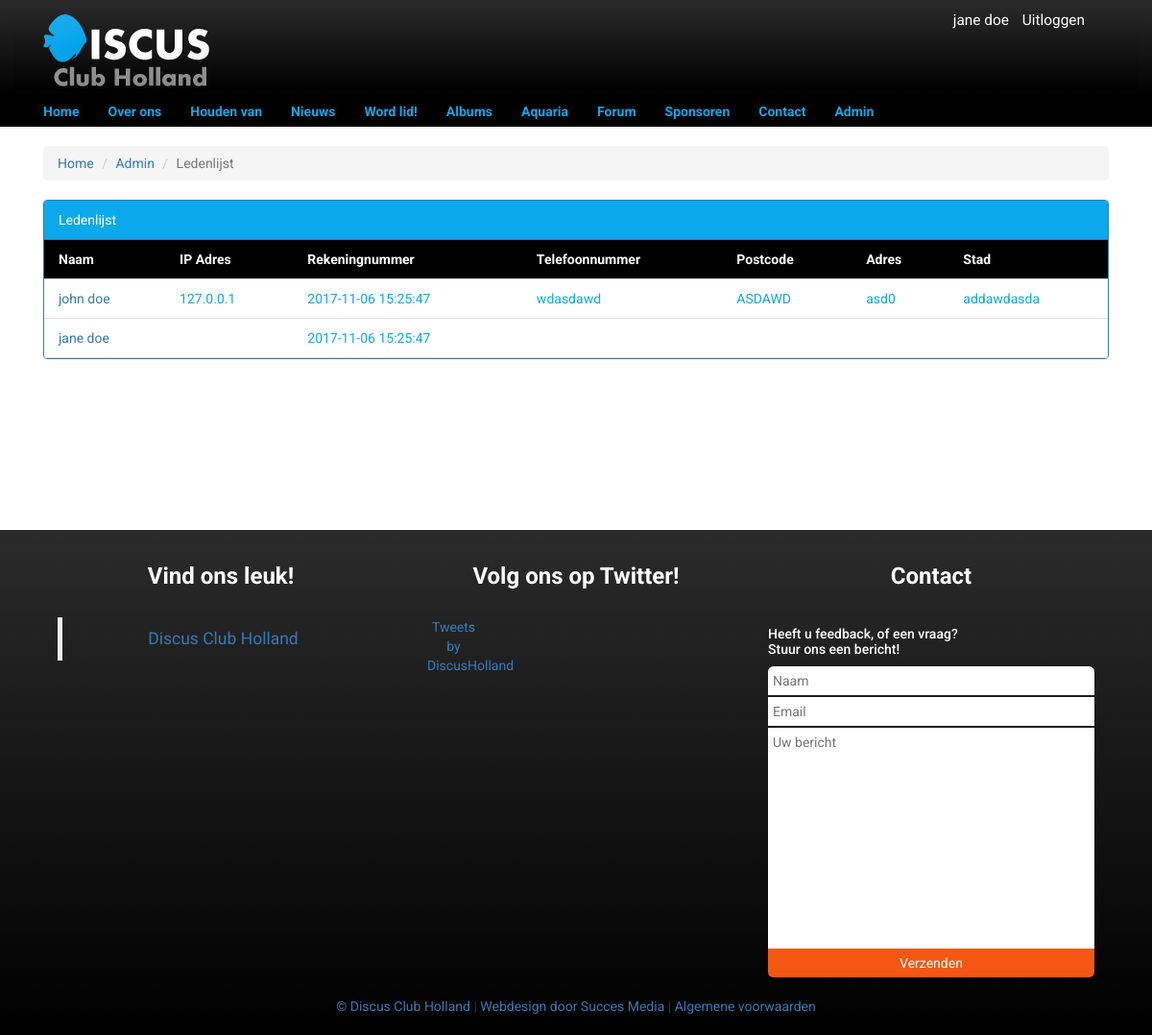
The page /pages/admin/user-list.php (signed in) on the database its author committed.
### tables this page shows
CREATE TABLE IF NOT EXISTS `ip` (
  `id` INT NOT NULL AUTO_INCREMENT,
  `ip_address` VARCHAR(15) NOT NULL,
  `blocked` TINYINT(1) NOT NULL DEFAULT 0,
  `user_id` INT NULL,
  `created_at` TIMESTAMP NOT NULL DEFAULT CURRENT_TIMESTAMP,
  PRIMARY KEY (`id`),
  INDEX `fk_ip_user1_idx` (`user_id` ASC),
  CONSTRAINT `fk_ip_user1`
    FOREIGN KEY (`user_id`)
    REFERENCES `user` (`id`)
    ON DELETE NO ACTION
    ON UPDATE NO ACTION);

CREATE TABLE IF NOT EXISTS `user` (
  `id` INT NOT NULL AUTO_INCREMENT,
  `email` VARCHAR(256) NOT NULL,
  `first_name` VARCHAR(256) NOT NULL,
  `last_name` VARCHAR(256) NOT NULL,
  `username` VARCHAR(100) NOT NULL,
  `password` VARCHAR(256) NOT NULL,
  `role_id` INT NOT NULL DEFAULT 2,
  `created_at` TIMESTAMP NULL DEFAULT NULL,
  `last_changed` TIMESTAMP NOT NULL DEFAULT CURRENT_TIMESTAMP ON UPDATE CURRENT_TIMESTAMP,
  `signature` TEXT NULL,
  `birthdate` DATE NULL,
  `city` VARCHAR(256) NULL,
  `profile_img` INT NOT NULL DEFAULT 1,
  `news` TINYINT(1) NOT NULL DEFAULT 0,
  `messenger_img` INT NOT NULL DEFAULT 17,
  `deleted_at` TIMESTAMP NULL,
  `address` VARCHAR(256) NULL,
  `postal_code` VARCHAR(6) NULL,
  `phone` VARCHAR(15) NULL,
  `iban` VARCHAR(20) NULL,
  `house_number` INT(5) NULL,
  PRIMARY KEY (`id`),
  INDEX `fk_user_role1_idx` (`role_id` ASC),
  UNIQUE INDEX `username_UNIQUE` (`username` ASC),
  INDEX `fk_user_image1_idx` (`profile_img` ASC),
  INDEX `fk_user_image2_idx` (`messenger_img` ASC),
  CONSTRAINT `fk_user_role1`
    FOREIGN KEY (`role_id`)
    REFERENCES `role` (`id`)
    ON DELETE NO ACTION
    ON UPDATE NO ACTION,
  CONSTRAINT `fk_user_image1`
    FOREIGN KEY (`profile_img`)
    REFERENCES `image` (`id`)
    ON DELETE NO ACTION
    ON UPDATE NO ACTION,
  CONSTRAINT `fk_user_image2`
    FOREIGN KEY (`messenger_img`)
    REFERENCES `image` (`id`)
    ON DELETE NO ACTION
    ON UPDATE NO ACTION);

### pages/admin/user-list.php (the view, shortened to what this page needs)
<?php
require_once("../../includes/tools/security.php");
$page = isset($_GET['pagina']) ? $_GET['pagina'] : 1;
$perPage = 20;
?>
<!DOCTYPE html>
<html lang="en">
<head>
    <link rel="stylesheet" href="/css/style.css">
    <link rel="stylesheet" href="/css/nieuws.css">
    <link rel="stylesheet" href="https://maxcdn.bootstrapcdn.com/bootstrap/3.3.7/css/bootstrap.min.css">
</head>
<body>
    <?php
        require_once("../../includes/components/nav.php");
    ?>
<br>
    <div class="container main">
        <div class="row columns">
            <div class="col-md-12">
                <div class="">
                <ol class="breadcrumb">
                    <li><a href="/">Home</a></li>
                    <li><a href="/admin">Admin</a></li>
                    <li class="active">Ledenlijst</li>
                </ol>
            </div>
                <div class="panel panel-primary ">
                    <div class="panel-heading border-colors">Ledenlijst</div>
                    <div class="panel-body padding-padding table-responsive">
                        <table>
                            <tr>
                                <th>Naam</th>
                                <th>IP Adres</th>
                                <th>Rekeningnummer</th>
                                <th>Telefoonnummer</th>
                                <th>Postcode</th>
                                <th>Adres</th>
                                <th>Stad</th>
                            </tr>
                            <?php
                                $a = $page * $perPage - $perPage;
                                $sql = "SELECT *, ip.id, user.id as user_id, user.created_at as user_created_at FROM user LEFT JOIN ip ON ip.user_id = user.id LIMIT {$perPage} OFFSET {$a}";
                                $result = $dbc->prepare($sql);
                                $result->execute();
                                $rows = $result->fetchAll(PDO::FETCH_ASSOC);
                            ?>
                            <?php
                            foreach ($rows as $ip) :
                                ?>
                                <tr>
                                    <td><a href="/user/<?php echo $ip["user_id"]; ?>"><?php
                                     echo $ip['first_name'] . " " . $ip['last_name'];
                                    ?></a></td>
                                    <td><?php
                                     echo $ip['ip_address'];
                                    ?></td>
                                    <td><?php
                                     echo isset($ip['user_created_at']) ? $ip['user_created_at'] : $ip['created_at'];
                                    ?></td>
                                    <td><?php
                                     echo $ip['phone'];
                                    ?></td>
                                    <td><?php
                                     echo $ip['postal_code'];
                                    ?></td>
                                    <td><?php
                                     echo $ip['address'],$ip['house_number'];
                                    ?></td>
                                    <td><?php
                                     echo $ip['city'];
                                    ?></td>
                                </tr>
                            <?php
                            endforeach;
                            ?>
                        </table>
                    </div>
                    <div class="col-xs-12">
                    </div>
                </div>
            </div>
        </div>
    </div>
    <footer>
<?php require_once("../../includes/components/footer.php") ; ?>
    </footer>
</body>
</html>

### css/style.css (style rules this page uses)
* { font-family: 'Roboto', sans-serif; }
body { margin: 0; padding: 0; overflow-x: hidden; }
.main { min-height: 50vh; }
.row { margin-right: 0px !important; margin-left: 0px !important; }
.columns { column-count: 1; }

### css/nieuws.css (style rules this page uses)
table { font-family: arial, sans-serif; border-collapse: collapse; width: 100%; }
th { background: black; color: white !important; }
td, th { border-bottom: 1px solid #dddddd; text-align: left; color: #0ba8ec; padding: 10px 15px !important; }
.padding-padding { padding: 0 !important; }
.border-colors { background-color: #0ba8ec !important; }
.columns { column-count: 2; column-width: 600px; }

### rows shown on the page
ip: user.first_name "john", user.last_name "doe", ip_address "127.0.0.1", user.created_at "2017-11-06 15:25:47", user.phone "wdasdawd", user.postal_code "ASDAWD", user.address "asd", user.house_number "0", user.city "addawdasda"
user: first_name "jane", last_name "doe", created_at "2017-11-06 15:25:47"

### other values the page prints
$name "jane doe"
